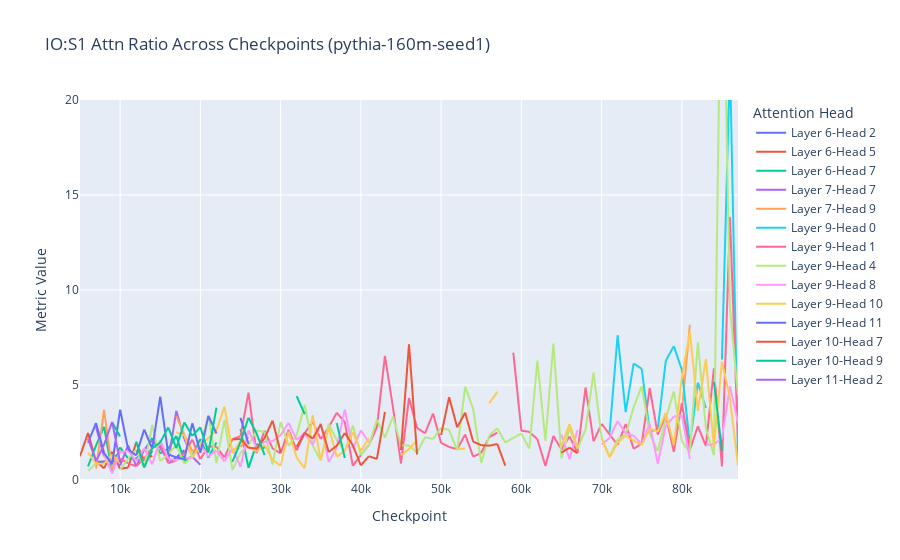

Source (notebook cell):
### Code cell
all_heads_io_attn = plot_head_circuit_scores(MODEL_NAME, io_s1_attn_ratio, title= f'IO:S1 Attn Ratio Across Checkpoints ({MODEL_NAME})', limit_to_list=all_nmh, range_y=[0, 20])

### Figure 1 — Plotly figure (JSON) as saved in the notebook; plotly's stock layout.template omitted (floating-point values rounded to 4 significant figures)
{"data": [{"hovertemplate": "Layer-Head=Layer 6-Head 2<br>Checkpoint=%{x}<br>Metric Value=%{y}<extra></extra>", "legendgroup": "Layer 6-Head 2", "line": {"color": "#636efa", "dash": "solid"}, "marker": {"symbol": "circle"}, "mode": "lines", "name": "Layer 6-Head 2", "showlegend": true, "type": "scattergl", "x": [5000, 6000, 7000, 8000, 9000, 10000, 11000, 12000, 13000, 14000, 15000, 16000, 17000, 18000, 19000, 20000, 21000, 22000, 23000, 24000, 25000, 26000, 27000, 28000, 29000, 30000, 31000, 32000, 33000, 34000, 35000, 36000, 37000, 38000, 39000, 40000, 41000, 42000, 43000, 44000, 45000, 46000, 47000, 48000, 49000, 50000, 51000, 52000, 53000, 54000, 55000, 56000, 57000, 58000, 59000, 60000, 61000, 62000, 63000, 64000, 65000, 66000, 67000, 68000, 69000, 70000, 71000, 72000, 73000, 74000, 75000, 76000, 77000, 78000, 79000, 80000, 81000, 82000, 83000, 84000, 85000, 86000, 87000], "xaxis": "x", "y": [null, null, 0.9511, 0.9741, 1.061, 1.484, null, null, 0.8175, 1.531, null, 0.8698, 1.182, 1.569, null, 0.9237, null, 1.956, null, null, null, null, null, 0.6015, null, null, null, null, null, null, null, null, null, null, null, null, null, null, null, null, null, null, null, null, null, null, null, null, null, null, null, null, null, null, null, null, null, null, null, null, null, null, null, null, null, null, null, null, null, null, null, null, null, null, null, null, null, null, null, null, null, null, 13.39], "yaxis": "y"}, {"hovertemplate": "Layer-Head=Layer 6-Head 5<br>Checkpoint=%{x}<br>Metric Value=%{y}<extra></extra>", "legendgroup": "Layer 6-Head 5", "line": {"color": "#EF553B", "dash": "solid"}, "marker": {"symbol": "circle"}, "mode": "lines", "name": "Layer 6-Head 5", "showlegend": true, "type": "scattergl", "x": [5000, 6000, 7000, 8000, 9000, 10000, 11000, 12000, 13000, 14000, 15000, 16000, 17000, 18000, 19000, 20000, 21000, 22000, 23000, 24000, 25000, 26000, 27000, 28000, 29000, 30000, 31000, 32000, 33000, 34000, 35000, 36000, 37000, 38000, 39000, 40000, 41000, 42000, 43000, 44000, 45000, 46000, 47000, 48000, 49000, 50000, 51000, 52000, 53000, 54000, 55000, 56000, 57000, 58000, 59000, 60000, 61000, 62000, 63000, 64000, 65000, 66000, 67000, 68000, 69000, 70000, 71000, 72000, 73000, 74000, 75000, 76000, 77000, 78000, 79000, 80000, 81000, 82000, 83000, 84000, 85000, 86000, 87000], "xaxis": "x", "y": [1.252, 2.479, 0.9849, 0.6117, 1.483, 0.5911, 0.6554, 1.971, 1.014, 1.287, null, null, null, null, null, null, null, 2.243, null, null, null, null, null, 2.007, null, null, null, null, null, null, null, null, null, null, null, null, null, null, null, null, null, null, null, null, null, null, null, null, null, null, null, null, null, null, null, null, null, null, null, null, null, null, null, null, null, null, null, null, null, null, null, null, null, null, null, null, null, null, null, null, null, null, 5.581], "yaxis": "y"}, {"hovertemplate": "Layer-Head=Layer 6-Head 7<br>Checkpoint=%{x}<br>Metric Value=%{y}<extra></extra>", "legendgroup": "Layer 6-Head 7", "line": {"color": "#00cc96", "dash": "solid"}, "marker": {"symbol": "circle"}, "mode": "lines", "name": "Layer 6-Head 7", "showlegend": true, "type": "scattergl", "x": [5000, 6000, 7000, 8000, 9000, 10000, 11000, 12000, 13000, 14000, 15000, 16000, 17000, 18000, 19000, 20000, 21000, 22000, 23000, 24000, 25000, 26000, 27000, 28000, 29000, 30000, 31000, 32000, 33000, 34000, 35000, 36000, 37000, 38000, 39000, 40000, 41000, 42000, 43000, 44000, 45000, 46000, 47000, 48000, 49000, 50000, 51000, 52000, 53000, 54000, 55000, 56000, 57000, 58000, 59000, 60000, 61000, 62000, 63000, 64000, 65000, 66000, 67000, 68000, 69000, 70000, 71000, 72000, 73000, 74000, 75000, 76000, 77000, 78000, 79000, 80000, 81000, 82000, 83000, 84000, 85000, 86000, 87000], "xaxis": "x", "y": [null, 0.7133, 1.815, 2.805, 0.4261, 1.724, 1.132, 1.128, 1.546, 2.206, 1.395, 1.65, 2.321, 1.007, 1.268, 2.159, 1.172, 1.975, null, null, 2.686, 0.6328, 1.904, 1.669, null, null, null, 0.6746, null, null, null, null, 1.651, null, null, null, null, null, null, null, null, null, null, null, null, null, null, null, null, null, null, null, null, null, null, null, null, null, null, null, null, null, null, null, null, null, null, null, null, null, null, null, null, null, null, 2.047, null, null, null, null, null, null, 1.31], "yaxis": "y"}, {"hovertemplate": "Layer-Head=Layer 7-Head 7<br>Checkpoint=%{x}<br>Metric Value=%{y}<extra></extra>", "legendgroup": "Layer 7-Head 7", "line": {"color": "#ab63fa", "dash": "solid"}, "marker": {"symbol": "circle"}, "mode": "lines", "name": "Layer 7-Head 7", "showlegend": true, "type": "scattergl", "x": [5000, 6000, 7000, 8000, 9000, 10000, 11000, 12000, 13000, 14000, 15000, 16000, 17000, 18000, 19000, 20000, 21000, 22000, 23000, 24000, 25000, 26000, 27000, 28000, 29000, 30000, 31000, 32000, 33000, 34000, 35000, 36000, 37000, 38000, 39000, 40000, 41000, 42000, 43000, 44000, 45000, 46000, 47000, 48000, 49000, 50000, 51000, 52000, 53000, 54000, 55000, 56000, 57000, 58000, 59000, 60000, 61000, 62000, 63000, 64000, 65000, 66000, 67000, 68000, 69000, 70000, 71000, 72000, 73000, 74000, 75000, 76000, 77000, 78000, 79000, 80000, 81000, 82000, 83000, 84000, 85000, 86000, 87000], "xaxis": "x", "y": [null, null, 2.775, 1.245, 1.046, 0.7628, 1.826, 0.7237, 1.596, 2.105, 1.692, 0.9954, 3.643, 2.166, 1.227, 0.8001, null, 2.011, null, null, null, 0.4807, null, 1.385, null, null, null, 0.7954, null, null, null, null, null, null, null, null, null, null, null, null, null, null, null, null, null, null, null, null, null, null, null, null, null, null, null, null, null, null, null, null, null, null, null, null, null, null, null, null, null, null, null, null, null, null, null, 0.837, null, null, 8.793, null, 3.445, null, 1.959], "yaxis": "y"}, {"hovertemplate": "Layer-Head=Layer 7-Head 9<br>Checkpoint=%{x}<br>Metric Value=%{y}<extra></extra>", "legendgroup": "Layer 7-Head 9", "line": {"color": "#FFA15A", "dash": "solid"}, "marker": {"symbol": "circle"}, "mode": "lines", "name": "Layer 7-Head 9", "showlegend": true, "type": "scattergl", "x": [5000, 6000, 7000, 8000, 9000, 10000, 11000, 12000, 13000, 14000, 15000, 16000, 17000, 18000, 19000, 20000, 21000, 22000, 23000, 24000, 25000, 26000, 27000, 28000, 29000, 30000, 31000, 32000, 33000, 34000, 35000, 36000, 37000, 38000, 39000, 40000, 41000, 42000, 43000, 44000, 45000, 46000, 47000, 48000, 49000, 50000, 51000, 52000, 53000, 54000, 55000, 56000, 57000, 58000, 59000, 60000, 61000, 62000, 63000, 64000, 65000, 66000, 67000, 68000, 69000, 70000, 71000, 72000, 73000, 74000, 75000, 76000, 77000, 78000, 79000, 80000, 81000, 82000, 83000, 84000, 85000, 86000, 87000], "xaxis": "x", "y": [null, null, 0.5993, 3.696, 0.5496, 1.568, null, null, 0.8881, null, 0.93, null, 3.364, 2.384, 1.505, 1.81, null, 2.757, null, null, 1.733, 2.262, null, 1.245, null, null, null, 2.913, null, null, null, null, 2.337, null, null, null, null, null, 2.059, null, null, 1.064, null, null, null, null, null, null, 1.358, null, null, null, null, null, null, null, null, null, null, null, 2.072, null, null, null, null, null, null, null, null, null, null, null, 2.116, null, null, 3.589, 8.164, null, null, null, 2.296, null, 2.261], "yaxis": "y"}, {"hovertemplate": "Layer-Head=Layer 9-Head 0<br>Checkpoint=%{x}<br>Metric Value=%{y}<extra></extra>", "legendgroup": "Layer 9-Head 0", "line": {"color": "#19d3f3", "dash": "solid"}, "marker": {"symbol": "circle"}, "mode": "lines", "name": "Layer 9-Head 0", "showlegend": true, "type": "scattergl", "x": [5000, 6000, 7000, 8000, 9000, 10000, 11000, 12000, 13000, 14000, 15000, 16000, 17000, 18000, 19000, 20000, 21000, 22000, 23000, 24000, 25000, 26000, 27000, 28000, 29000, 30000, 31000, 32000, 33000, 34000, 35000, 36000, 37000, 38000, 39000, 40000, 41000, 42000, 43000, 44000, 45000, 46000, 47000, 48000, 49000, 50000, 51000, 52000, 53000, 54000, 55000, 56000, 57000, 58000, 59000, 60000, 61000, 62000, 63000, 64000, 65000, 66000, 67000, 68000, 69000, 70000, 71000, 72000, 73000, 74000, 75000, 76000, 77000, 78000, 79000, 80000, 81000, 82000, 83000, 84000, 85000, 86000, 87000], "xaxis": "x", "y": [null, null, null, null, null, null, null, null, null, null, null, null, null, null, null, null, null, null, null, null, null, null, null, 1.084, null, null, null, null, null, null, null, null, null, null, null, null, null, null, 3.322, null, null, null, null, null, null, null, null, null, 2.051, null, null, null, null, null, null, null, null, null, null, null, null, null, null, null, null, null, 2.49, 7.622, 3.57, 6.137, 5.848, 2.543, 2.668, 6.273, 7.047, 5.805, 1.846, 5.126, 3.789, null, 6.333, 22.01, 1.226], "yaxis": "y"}, {"hovertemplate": "Layer-Head=Layer 9-Head 1<br>Checkpoint=%{x}<br>Metric Value=%{y}<extra></extra>", "legendgroup": "Layer 9-Head 1", "line": {"color": "#FF6692", "dash": "solid"}, "marker": {"symbol": "circle"}, "mode": "lines", "name": "Layer 9-Head 1", "showlegend": true, "type": "scattergl", "x": [5000, 6000, 7000, 8000, 9000, 10000, 11000, 12000, 13000, 14000, 15000, 16000, 17000, 18000, 19000, 20000, 21000, 22000, 23000, 24000, 25000, 26000, 27000, 28000, 29000, 30000, 31000, 32000, 33000, 34000, 35000, 36000, 37000, 38000, 39000, 40000, 41000, 42000, 43000, 44000, 45000, 46000, 47000, 48000, 49000, 50000, 51000, 52000, 53000, 54000, 55000, 56000, 57000, 58000, 59000, 60000, 61000, 62000, 63000, 64000, 65000, 66000, 67000, 68000, 69000, 70000, 71000, 72000, 73000, 74000, 75000, 76000, 77000, 78000, 79000, 80000, 81000, 82000, 83000, 84000, 85000, 86000, 87000], "xaxis": "x", "y": [null, null, 2.72, null, null, 1.123, 0.8785, 0.7209, 1.146, 1.685, 1.854, 0.8857, 1.035, 1.431, 2.128, 1.094, 1.772, 1.747, 1.183, 2.149, 2.308, 4.601, 1.406, 2.595, 1.657, 1.402, 2.646, 1.557, 2.466, 3.061, 2.155, 2.776, 3.54, 3.046, 0.744, 1.309, 1.839, 2.78, 6.532, 3.821, 0.8657, 4.316, 2.742, 2.463, 3.498, 1.95, 1.737, 1.624, 2.395, 1.225, 1.432, 2.255, 2.493, null, 6.702, 2.597, 2.534, 2.146, 0.7336, 2.325, 1.598, 2.293, 1.423, 4.871, 2.034, 2.958, 2.397, 1.847, 2.951, 1.64, 1.918, 4.844, 2.385, 3.418, 1.478, 4.04, 1.587, 2.832, 1.786, 5.882, 0.713, 13.85, 2.014], "yaxis": "y"}, {"hovertemplate": "Layer-Head=Layer 9-Head 4<br>Checkpoint=%{x}<br>Metric Value=%{y}<extra></extra>", "legendgroup": "Layer 9-Head 4", "line": {"color": "#B6E880", "dash": "solid"}, "marker": {"symbol": "circle"}, "mode": "lines", "name": "Layer 9-Head 4", "showlegend": true, "type": "scattergl", "x": [5000, 6000, 7000, 8000, 9000, 10000, 11000, 12000, 13000, 14000, 15000, 16000, 17000, 18000, 19000, 20000, 21000, 22000, 23000, 24000, 25000, 26000, 27000, 28000, 29000, 30000, 31000, 32000, 33000, 34000, 35000, 36000, 37000, 38000, 39000, 40000, 41000, 42000, 43000, 44000, 45000, 46000, 47000, 48000, 49000, 50000, 51000, 52000, 53000, 54000, 55000, 56000, 57000, 58000, 59000, 60000, 61000, 62000, 63000, 64000, 65000, 66000, 67000, 68000, 69000, 70000, 71000, 72000, 73000, 74000, 75000, 76000, 77000, 78000, 79000, 80000, 81000, 82000, 83000, 84000, 85000, 86000, 87000], "xaxis": "x", "y": [null, 0.4801, 0.8755, null, null, 0.5391, 1.121, 1.606, 0.6653, 2.903, 0.985, 1.371, 1.83, 0.8465, 1.263, 1.758, 3.409, 0.8839, 3.174, 0.5262, 1.43, 1.842, 2.608, 2.537, 0.8089, 3.054, 1.797, 2.358, 3.956, 1.812, 1.028, 2.961, 2.094, 1.489, 2.879, 1.305, 1.81, 3.186, 2.224, 3.337, 1.822, 1.82, 1.449, 2.246, 2.161, 2.741, 2.635, 1.557, 4.913, 3.747, 0.9039, 2.344, 2.718, 1.972, 2.217, 2.449, 1.654, 6.288, 2.064, 7.181, 1.146, 2.727, 1.645, 2.649, 5.651, 2.238, 1.213, 2.135, 2.369, 3.844, 4.939, 2.441, 1.522, 3.22, 4.663, 2.044, 1.452, 7.254, 2.72, 1.306, 31.4, 9.038, 4.456], "yaxis": "y"}, {"hovertemplate": "Layer-Head=Layer 9-Head 8<br>Checkpoint=%{x}<br>Metric Value=%{y}<extra></extra>", "legendgroup": "Layer 9-Head 8", "line": {"color": "#FF97FF", "dash": "solid"}, "marker": {"symbol": "circle"}, "mode": "lines", "name": "Layer 9-Head 8", "showlegend": true, "type": "scattergl", "x": [5000, 6000, 7000, 8000, 9000, 10000, 11000, 12000, 13000, 14000, 15000, 16000, 17000, 18000, 19000, 20000, 21000, 22000, 23000, 24000, 25000, 26000, 27000, 28000, 29000, 30000, 31000, 32000, 33000, 34000, 35000, 36000, 37000, 38000, 39000, 40000, 41000, 42000, 43000, 44000, 45000, 46000, 47000, 48000, 49000, 50000, 51000, 52000, 53000, 54000, 55000, 56000, 57000, 58000, 59000, 60000, 61000, 62000, 63000, 64000, 65000, 66000, 67000, 68000, 69000, 70000, 71000, 72000, 73000, 74000, 75000, 76000, 77000, 78000, 79000, 80000, 81000, 82000, 83000, 84000, 85000, 86000, 87000], "xaxis": "x", "y": [null, null, null, 1.347, 0.3372, 1.461, 1.53, 0.992, 1.666, 0.8281, 2.109, 1.115, 1.048, 1.168, 1.162, 1.878, 1.238, 1.559, 0.9757, 1.685, 0.6877, 2.623, 1.698, 2.011, 2.039, 2.358, 3.013, 2.116, 2.475, 1.837, 2.996, 0.9417, 1.733, 3.704, 1.656, 2.617, 1.984, null, 3.399, null, null, 1.601, null, null, null, null, null, null, 4.392, null, null, null, null, null, null, null, null, null, null, null, 2.393, 1.087, 2.631, null, null, 1.874, 2.209, 3.096, 2.462, 2.318, 1.904, 2.945, 0.8576, 2.834, 3.339, 3.405, 1.114, null, 1.848, 1.87, 2.198, 4.931, 3.024], "yaxis": "y"}, {"hovertemplate": "Layer-Head=Layer 9-Head 10<br>Checkpoint=%{x}<br>Metric Value=%{y}<extra></extra>", "legendgroup": "Layer 9-Head 10", "line": {"color": "#FECB52", "dash": "solid"}, "marker": {"symbol": "circle"}, "mode": "lines", "name": "Layer 9-Head 10", "showlegend": true, "type": "scattergl", "x": [5000, 6000, 7000, 8000, 9000, 10000, 11000, 12000, 13000, 14000, 15000, 16000, 17000, 18000, 19000, 20000, 21000, 22000, 23000, 24000, 25000, 26000, 27000, 28000, 29000, 30000, 31000, 32000, 33000, 34000, 35000, 36000, 37000, 38000, 39000, 40000, 41000, 42000, 43000, 44000, 45000, 46000, 47000, 48000, 49000, 50000, 51000, 52000, 53000, 54000, 55000, 56000, 57000, 58000, 59000, 60000, 61000, 62000, 63000, 64000, 65000, 66000, 67000, 68000, 69000, 70000, 71000, 72000, 73000, 74000, 75000, 76000, 77000, 78000, 79000, 80000, 81000, 82000, 83000, 84000, 85000, 86000, 87000], "xaxis": "x", "y": [null, 1.441, 0.8611, 0.863, 1.327, 0.914, null, null, null, null, null, null, 2.511, 2.343, 1.166, 1.889, 2.206, 2.605, 3.864, 1.425, 2.039, 1.763, 1.491, 1.845, 1.052, 0.754, 2.559, 1.189, 0.6105, 3.421, 1.023, 2.758, 1.23, 1.53, 2.51, 1.518, 2.213, null, 1.269, null, 1.292, 1.624, 2.078, null, null, null, null, 1.628, 1.652, null, null, 4.035, 4.639, null, null, null, null, null, 1.566, null, 1.771, 2.946, 1.714, null, null, 2.178, 1.201, 1.962, 2.328, 2.077, 1.831, 2.707, 2.55, 3.538, 1.834, 5.392, 7.812, 3.636, 6.375, 1.704, 6.235, 4.293, 0.7434], "yaxis": "y"}, {"hovertemplate": "Layer-Head=Layer 9-Head 11<br>Checkpoint=%{x}<br>Metric Value=%{y}<extra></extra>", "legendgroup": "Layer 9-Head 11", "line": {"color": "#636efa", "dash": "solid"}, "marker": {"symbol": "circle"}, "mode": "lines", "name": "Layer 9-Head 11", "showlegend": true, "type": "scattergl", "x": [5000, 6000, 7000, 8000, 9000, 10000, 11000, 12000, 13000, 14000, 15000, 16000, 17000, 18000, 19000, 20000, 21000, 22000, 23000, 24000, 25000, 26000, 27000, 28000, 29000, 30000, 31000, 32000, 33000, 34000, 35000, 36000, 37000, 38000, 39000, 40000, 41000, 42000, 43000, 44000, 45000, 46000, 47000, 48000, 49000, 50000, 51000, 52000, 53000, 54000, 55000, 56000, 57000, 58000, 59000, 60000, 61000, 62000, 63000, 64000, 65000, 66000, 67000, 68000, 69000, 70000, 71000, 72000, 73000, 74000, 75000, 76000, 77000, 78000, 79000, 80000, 81000, 82000, 83000, 84000, 85000, 86000, 87000], "xaxis": "x", "y": [null, 1.964, 3.0, 1.424, 0.8271, 3.702, 1.603, 1.295, 2.661, 1.644, 4.391, 1.347, 1.191, 1.098, 2.992, 1.423, 3.381, 2.448, null, null, 3.271, 1.897, null, 1.692, null, null, null, 2.266, null, null, null, null, null, null, null, null, null, null, null, null, null, null, null, null, null, null, null, null, null, null, null, null, null, null, null, null, null, null, null, null, null, null, null, null, null, null, null, null, null, null, null, null, null, null, null, 1.652, null, null, null, null, null, null, 12.45], "yaxis": "y"}, {"hovertemplate": "Layer-Head=Layer 10-Head 7<br>Checkpoint=%{x}<br>Metric Value=%{y}<extra></extra>", "legendgroup": "Layer 10-Head 7", "line": {"color": "#EF553B", "dash": "solid"}, "marker": {"symbol": "circle"}, "mode": "lines", "name": "Layer 10-Head 7", "showlegend": true, "type": "scattergl", "x": [5000, 6000, 7000, 8000, 9000, 10000, 11000, 12000, 13000, 14000, 15000, 16000, 17000, 18000, 19000, 20000, 21000, 22000, 23000, 24000, 25000, 26000, 27000, 28000, 29000, 30000, 31000, 32000, 33000, 34000, 35000, 36000, 37000, 38000, 39000, 40000, 41000, 42000, 43000, 44000, 45000, 46000, 47000, 48000, 49000, 50000, 51000, 52000, 53000, 54000, 55000, 56000, 57000, 58000, 59000, 60000, 61000, 62000, 63000, 64000, 65000, 66000, 67000, 68000, 69000, 70000, 71000, 72000, 73000, 74000, 75000, 76000, 77000, 78000, 79000, 80000, 81000, 82000, 83000, 84000, 85000, 86000, 87000], "xaxis": "x", "y": [null, null, null, null, null, null, null, null, null, null, null, null, null, null, null, null, null, 1.321, null, 2.141, 2.155, 1.693, 1.661, 2.212, 3.13, 1.456, null, 1.742, 2.491, 2.179, 2.931, 1.471, 1.806, 2.476, 1.828, 0.7699, 1.252, 1.106, 3.582, null, 1.576, 7.145, 1.343, null, null, 2.362, 4.363, 2.77, 3.545, 2.015, 1.835, 1.806, 1.894, 0.7542, null, null, null, null, 1.689, null, 1.439, 1.703, 1.408, null, null, null, null, null, null, null, null, null, 3.912, null, null, 1.579, null, null, null, null, null, null, 6.535], "yaxis": "y"}, {"hovertemplate": "Layer-Head=Layer 10-Head 9<br>Checkpoint=%{x}<br>Metric Value=%{y}<extra></extra>", "legendgroup": "Layer 10-Head 9", "line": {"color": "#00cc96", "dash": "solid"}, "marker": {"symbol": "circle"}, "mode": "lines", "name": "Layer 10-Head 9", "showlegend": true, "type": "scattergl", "x": [5000, 6000, 7000, 8000, 9000, 10000, 11000, 12000, 13000, 14000, 15000, 16000, 17000, 18000, 19000, 20000, 21000, 22000, 23000, 24000, 25000, 26000, 27000, 28000, 29000, 30000, 31000, 32000, 33000, 34000, 35000, 36000, 37000, 38000, 39000, 40000, 41000, 42000, 43000, 44000, 45000, 46000, 47000, 48000, 49000, 50000, 51000, 52000, 53000, 54000, 55000, 56000, 57000, 58000, 59000, 60000, 61000, 62000, 63000, 64000, 65000, 66000, 67000, 68000, 69000, 70000, 71000, 72000, 73000, 74000, 75000, 76000, 77000, 78000, 79000, 80000, 81000, 82000, 83000, 84000, 85000, 86000, 87000], "xaxis": "x", "y": [null, null, null, null, 3.051, 2.29, null, 2.026, 0.6474, 1.672, 1.981, 2.77, 1.678, 3.034, 2.324, 2.777, 1.434, 3.809, null, 0.9586, 2.004, 3.286, 2.46, 1.314, null, null, null, 4.414, 3.464, null, null, null, 2.995, 1.16, null, null, null, null, 4.609, null, null, 1.201, null, null, null, null, null, null, 4.589, null, null, null, null, null, null, null, null, null, null, null, null, null, null, null, null, null, null, null, null, null, null, null, null, null, null, 3.486, null, null, null, 5.172, 1.535, null, 2.868], "yaxis": "y"}, {"hovertemplate": "Layer-Head=Layer 11-Head 2<br>Checkpoint=%{x}<br>Metric Value=%{y}<extra></extra>", "legendgroup": "Layer 11-Head 2", "line": {"color": "#ab63fa", "dash": "solid"}, "marker": {"symbol": "circle"}, "mode": "lines", "name": "Layer 11-Head 2", "showlegend": true, "type": "scattergl", "x": [5000, 6000, 7000, 8000, 9000, 10000, 11000, 12000, 13000, 14000, 15000, 16000, 17000, 18000, 19000, 20000, 21000, 22000, 23000, 24000, 25000, 26000, 27000, 28000, 29000, 30000, 31000, 32000, 33000, 34000, 35000, 36000, 37000, 38000, 39000, 40000, 41000, 42000, 43000, 44000, 45000, 46000, 47000, 48000, 49000, 50000, 51000, 52000, 53000, 54000, 55000, 56000, 57000, 58000, 59000, 60000, 61000, 62000, 63000, 64000, 65000, 66000, 67000, 68000, 69000, 70000, 71000, 72000, 73000, 74000, 75000, 76000, 77000, 78000, 79000, 80000, 81000, 82000, 83000, 84000, 85000, 86000, 87000], "xaxis": "x", "y": [null, 2.18, 0.9913, 1.856, 3.062, 0.9231, null, null, 0.6869, null, null, null, null, null, null, null, null, null, null, null, null, null, null, null, null, null, null, null, null, null, null, null, null, null, null, null, null, null, null, null, null, null, null, null, null, null, null, null, null, null, null, null, null, null, null, null, null, null, null, null, null, null, null, null, null, null, null, null, null, null, null, null, null, null, null, null, null, null, null, null, null, null, null], "yaxis": "y"}], "layout": {"legend": {"title": {"text": "Attention Head"}, "tracegroupgap": 0}, "title": {"text": "IO:S1 Attn Ratio Across Checkpoints (pythia-160m-seed1)"}, "xaxis": {"anchor": "y", "domain": [0, 1], "title": {"text": "Checkpoint"}}, "yaxis": {"anchor": "x", "domain": [0, 1], "range": [0, 20], "title": {"text": "Metric Value"}}}}
